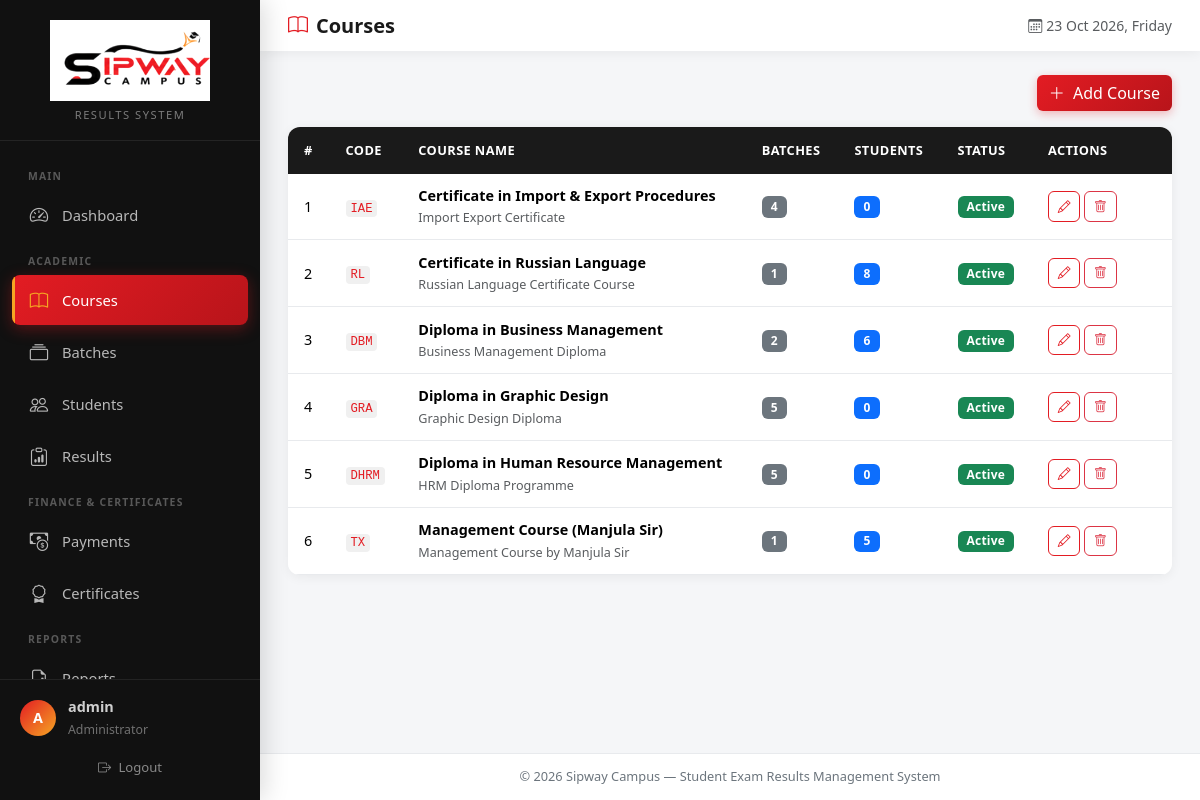
Screenshot of /admin/courses.php (signed in) with the database file from the repository.
### tables this page shows
CREATE TABLE IF NOT EXISTS courses (
    id INT AUTO_INCREMENT PRIMARY KEY,
    course_code VARCHAR(20) NOT NULL UNIQUE,
    course_name VARCHAR(150) NOT NULL,
    description TEXT,
    is_active TINYINT(1) DEFAULT 1,
    created_at TIMESTAMP DEFAULT CURRENT_TIMESTAMP,
    updated_at TIMESTAMP DEFAULT CURRENT_TIMESTAMP ON UPDATE CURRENT_TIMESTAMP
);

### includes/auth.php (called while the page is built, shortened)
<?php
function sanitize($data) {
    return htmlspecialchars(trim($data), ENT_QUOTES, 'UTF-8');
}
?>

### admin/courses.php (the view, shortened to what this page needs)
<?php
require_once __DIR__ . '/../includes/auth.php';
$conn = getConnection();
$courses = $conn->query("
    SELECT c.*,
           (SELECT COUNT(*) FROM batches b WHERE b.course_id = c.id) AS batch_count,
           (SELECT COUNT(*) FROM students s JOIN batches b ON s.batch_id=b.id WHERE b.course_id=c.id AND s.is_active=1) AS student_count
    FROM courses c
    ORDER BY c.course_name
");
require_once __DIR__ . '/../includes/header.php';
?>
<div class="page-header d-flex justify-content-end align-items-center mb-3">
    <button class="btn btn-primary" data-bs-toggle="modal" data-bs-target="#addModal">
        <i class="bi bi-plus-lg me-1"></i> Add Course
    </button>
</div>
<div class="card table-card">
    <div class="table-responsive">
        <table class="table table-hover mb-0" id="dataTable">
            <thead>
                <tr>
                    <th>#</th>
                    <th>Code</th>
                    <th>Course Name</th>
                    <th>Batches</th>
                    <th>Students</th>
                    <th>Status</th>
                    <th width="140">Actions</th>
                </tr>
            </thead>
            <tbody>
                <?php $i=1; while ($row = $courses->fetch_assoc()): ?>
                <tr>
                    <td><?php echo $i++; ?></td>
                    <td><code><?php echo sanitize($row['course_code']); ?></code></td>
                    <td>
                        <strong><?php echo sanitize($row['course_name']); ?></strong>
                        <?php if ($row['description']): ?>
                        <br><small class="text-muted"><?php echo sanitize($row['description']); ?></small>
                        <?php endif; ?>
                    </td>
                    <td><span class="badge bg-secondary"><?php echo $row['batch_count']; ?></span></td>
                    <td><span class="badge bg-primary"><?php echo $row['student_count']; ?></span></td>
                    <td><?php echo $row['is_active'] ? '<span class="badge badge-success">Active</span>' : '<span class="badge badge-secondary">Inactive</span>'; ?></td>
                    <td>
                        <button class="btn btn-sm btn-outline-primary" data-bs-toggle="modal" data-bs-target="#editModal<?php echo $row['id']; ?>">
                            <i class="bi bi-pencil"></i>
                        </button>
                        <form method="POST" class="d-inline" onsubmit="return confirm('Delete this course? All related batches & students will be deleted.');">
                            <button type="submit" class="btn btn-sm btn-outline-danger"><i class="bi bi-trash"></i></button>
                        </form>
                    </td>
                </tr>
                <?php endwhile; ?>
            </tbody>
        </table>
    </div>
</div>
<?php require_once __DIR__ . '/../includes/footer.php'; ?>

### assets/css/style.css (style rules this page uses)
:root { --primary: #1a1a1a; --primary-dark: #0d0d0d; --accent-red: #e31c23; --accent-red-dark: #b8141a; --accent-orange: #f5a623; --accent-orange-light: #ffc04d; --sidebar-width: 260px; --sidebar-bg: #111111; --sidebar-hover: #1f1f1f; --body-bg: #f5f6f8; --card-bg: #ffffff; --text-main: #222; --text-muted: #6c757d; --success: #198754; --danger: #dc3545; --warning: #ffc107; --info: #0dcaf0; --border: #e8eaed; --shadow: 0 2px 12px rgba(0,0,0,0.06); --shadow-lg: 0 8px 30px rgba(0,0,0,0.1); --radius: 12px; --transition: all 0.25s cubic-bezier(0.4, 0, 0.2, 1); }
* { box-sizing: border-box; }
body { background-color: var(--body-bg); font-family: 'Segoe UI', system-ui, -apple-system, BlinkMacSystemFont, sans-serif; color: var(--text-main); margin: 0; min-height: 100vh; overflow-x: hidden; }
.table-card { border: none; border-radius: var(--radius); box-shadow: var(--shadow); overflow: hidden; background: var(--card-bg); animation: fadeInUp 0.4s ease; }
.table thead th { background: var(--primary); color: #fff; font-weight: 600; font-size: 0.8rem; text-transform: uppercase; letter-spacing: 0.4px; border: none; white-space: nowrap; padding: 0.85rem 1rem; }
.table tbody tr { transition: var(--transition); }
.table td { vertical-align: middle; font-size: 0.9rem; padding: 0.7rem 1rem; border-color: var(--border); }
.badge { font-weight: 600; padding: 0.4em 0.75em; font-size: 0.75rem; border-radius: 6px; letter-spacing: 0.2px; }
.badge-success { background-color: #198754 !important; }
.btn-primary { background: linear-gradient(135deg, var(--accent-red) 0%, var(--accent-red-dark) 100%); border: none; box-shadow: 0 3px 10px rgba(227, 28, 35, 0.3); transition: var(--transition); }
.btn-outline-primary { color: var(--accent-red); border-color: var(--accent-red); }
.btn-sm { padding: 0.28rem 0.55rem; font-size: 0.8rem; border-radius: 6px; }
.page-header { margin-bottom: 1.4rem; animation: fadeInDown 0.35s ease; }
code { background: #f0f0f0; padding: 0.15em 0.4em; border-radius: 4px; font-size: 0.85em; color: var(--accent-red); }

### rows the page displays
courses: course_code "IAE", course_name "Certificate in Import & Export Procedures", description "Import Export Certificate", batch_count "4", student_count "0", is_active "Active"
courses: course_code "RL", course_name "Certificate in Russian Language", description "Russian Language Certificate Course", batch_count "1", student_count "8", is_active "Active"
courses: course_code "DBM", course_name "Diploma in Business Management", description "Business Management Diploma", batch_count "2", student_count "6", is_active "Active"
courses: course_code "GRA", course_name "Diploma in Graphic Design", description "Graphic Design Diploma", batch_count "5", student_count "0", is_active "Active"
courses: course_code "DHRM", course_name "Diploma in Human Resource Management", description "HRM Diploma Programme", batch_count "5", student_count "0", is_active "Active"
courses: course_code "TX", course_name "Management Course (Manjula Sir)", description "Management Course by Manjula Sir", batch_count "1", student_count "5", is_active "Active"

### other values shown
substr(getAdminUsername(), 0, 1) "A"
getAdminUsername() "admin"
$title "Courses"
